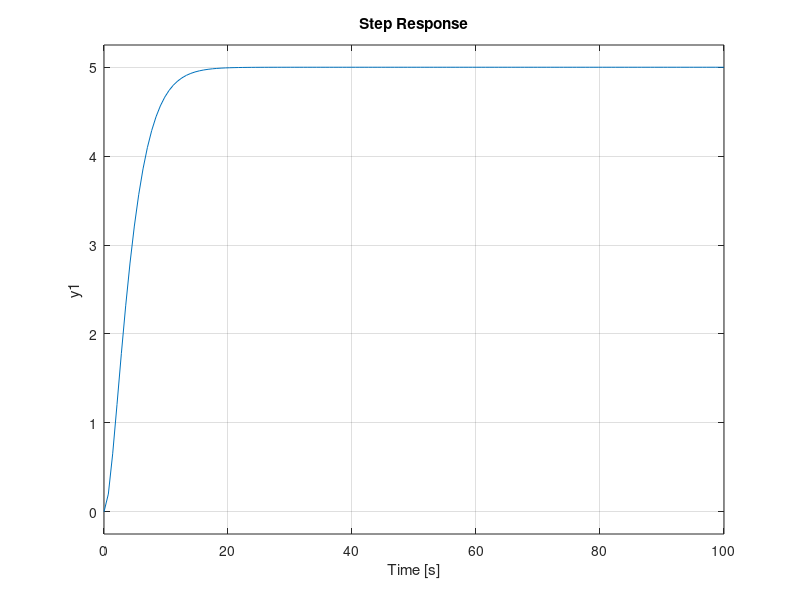
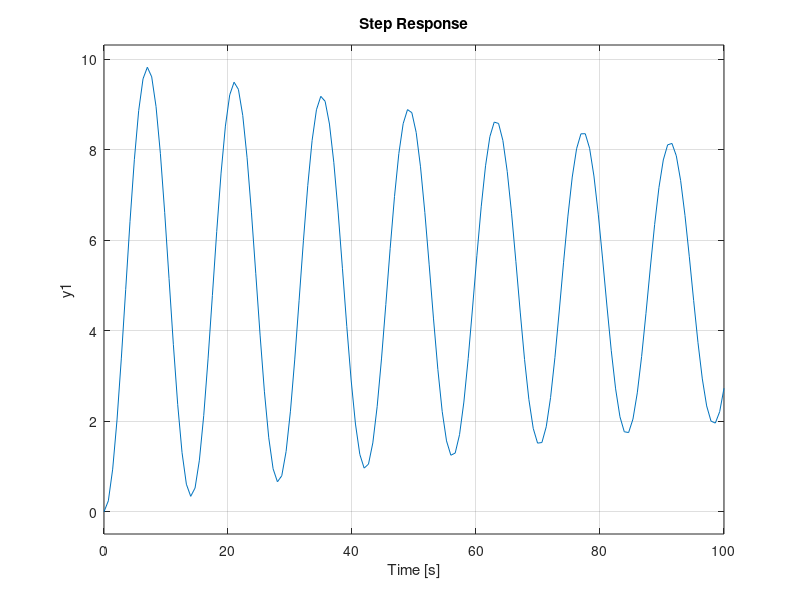

The MATLAB script that drew these images, in order:
% root locus analysis

% controller root locus
% sys1 = tf(1,[1 0.01 0.2]);
% % rlocus(sys1)
% % step response
% a = step(sys1)

% % % no energy system (x0,v0) = (0,0)
% % sys1 = tf([0 0 1],[1 0.01 0.2]);
% % rlocus(sys1)

% % save matlab figure
% % savefig('./figs/ideal_step_response.png')

m = 1;        % mass (kg)
k = 0.2;      % spring constant (N/m)
b =  0.01;    % damper (viscious friction) (Ns/m)

wn = sqrt(k/m);
dam = b/(2*sqrt(k*m));

hold on;
for d=0:0.5:1
    sys = tf(1,[1 2*d*wn wn^2]);
    step(sys,100);
    % set(get(gca, 'XLabel', 'String', '');
end 
saveas(gcf, './figs/damping_step_response.png')    

clf(gcf)
sys2 = tf(1,[m b k]);
step(sys2,100);

% xlabel('time(s)');
saveas(gcf, './figs/current_step_response.png')    
